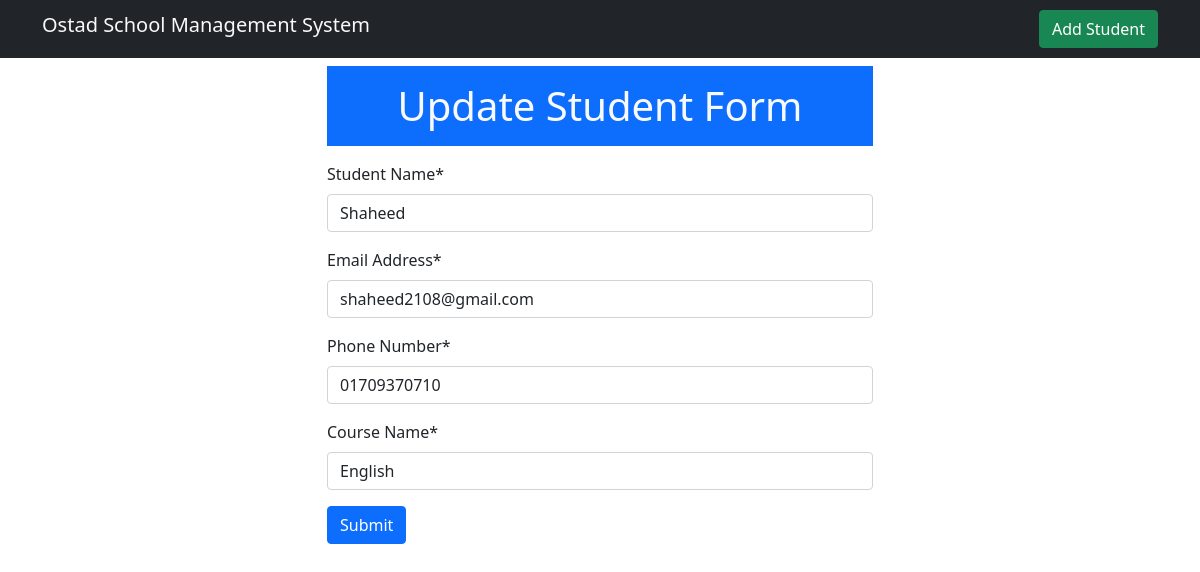
Screenshot of /student/1/update with the database file from the repository.
### student/models.py (models this page shows, shortened)
class Student(models.Model):
    name = models.CharField(max_length=100)
    email = models.EmailField()
    phone = models.CharField(max_length=11)
    course = models.CharField(max_length=50)

### student/views.py (the view, shortened to what this page needs)
# urls.py: path('student/<int:id>/update', views.StudentUpdateViews.as_view(), name='student-update'),
class StudentUpdateViews(UpdateView):
    pk_url_kwarg = 'id'
    model = models.Student
    form_class = forms.StudentForm
    context_object_name = 'form'
    success_url = reverse_lazy('home')
    template_name = 'student/update_student_form.html'

### student/forms.py
class StudentForm(ModelForm):
    class Meta:
        model = models.Student
        fields = '__all__'
        labels = {
            'name': 'Student Name',
            'email': 'Email Address',
            'phone': 'Phone Number',
            'course': 'Course Name',
        }

### student/templates/student/update_student_form.html (shortened to what this page needs)
{% extends 'student/base.html' %}
{% load crispy_forms_tags %}
{% block content %}
    <div class="container">
        <div class="row">
            <div class="col-3">
            </div>
            <div class="col-6">
              <h1 class="h1 text-center mb-3 text-light p-3 bg-primary text-wrap">Update Student Form</h1>
                <form method="POST">
                        {{ form|crispy }}
                      <button type="submit" class="btn btn-primary">Submit</button>
                  </form>
            </div>
            <div class="col-3">
            </div>
        </div>
    </div>
{% endblock %}

### rows the page displays
Student: name "Shaheed", email "shaheed2108@gmail.com", phone "01709370710", course "English"
